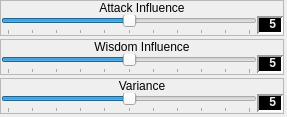
          <widget class="QWidget" name="widget_8" native="true">
           <property name="sizePolicy">
            <sizepolicy hsizetype="Preferred" vsizetype="Preferred">
             <horstretch>0</horstretch>
             <verstretch>0</verstretch>
            </sizepolicy>
           </property>
           <layout class="QHBoxLayout" name="horizontalLayout_22">
            <property name="spacing">
             <number>3</number>
            </property>
            <property name="margin">
             <number>0</number>
            </property>
            <item>
             <widget class="QWidget" name="widget_24" native="true">
              <property name="sizePolicy">
               <sizepolicy hsizetype="Preferred" vsizetype="Expanding">
                <horstretch>0</horstretch>
                <verstretch>0</verstretch>
               </sizepolicy>
              </property>
              <layout class="QVBoxLayout" name="verticalLayout_20">
               <property name="spacing">
                <number>3</number>
               </property>
               <property name="margin">
                <number>0</number>
               </property>
               <item>
                <widget class="QFrame" name="frame_11">
                 <property name="sizePolicy">
                  <sizepolicy hsizetype="Fixed" vsizetype="Fixed">
                   <horstretch>0</horstretch>
                   <verstretch>0</verstretch>
                  </sizepolicy>
                 </property>
                 <property name="frameShape">
                  <enum>QFrame::StyledPanel</enum>
                 </property>
                 <property name="frameShadow">
                  <enum>QFrame::Raised</enum>
                 </property>
                 <layout class="QVBoxLayout" name="verticalLayout_17">
                  <property name="spacing">
                   <number>0</number>
                  </property>
                  <property name="margin">
                   <number>0</number>
                  </property>
                  <item>
                   <widget class="QLabel" name="label_7">
                    <property name="sizePolicy">
                     <sizepolicy hsizetype="Preferred" vsizetype="Fixed">
                      <horstretch>0</horstretch>
                      <verstretch>0</verstretch>
                     </sizepolicy>
                    </property>
                    <property name="text">
                     <string>Attack Influence</string>
                    </property>
                    <property name="alignment">
                     <set>Qt::AlignCenter</set>
                    </property>
                   </widget>
                  </item>
                  <item>
                   <widget class="QWidget" name="widget_9" native="true">
                    <layout class="QHBoxLayout" name="horizontalLayout_19">
                     <property name="spacing">
                      <number>0</number>
                     </property>
                     <property name="margin">
                      <number>0</number>
                     </property>
                     <item>
                      <widget class="QSlider" name="normal_hsAttackInfluence">
                       <property name="minimumSize">
                        <size>
                         <width>256</width>
                         <height>0</height>
                        </size>
                       </property>
                       <property name="maximumSize">
                        <size>
                         <width>256</width>
                         <height>16777215</height>
                        </size>
                       </property>
                       <property name="maximum">
                        <number>10</number>
                       </property>
                       <property name="value">
                        <number>5</number>
                       </property>
                       <property name="orientation">
                        <enum>Qt::Horizontal</enum>
                       </property>
                       <property name="tickPosition">
                        <enum>QSlider::TicksBelow</enum>
                       </property>
                       <property name="tickInterval">
                        <number>1</number>
                       </property>
                      </widget>
                     </item>
                     <item>
                      <widget class="QLabel" name="normal_lblAttackInfluence">
                       <property name="sizePolicy">
                        <sizepolicy hsizetype="Fixed" vsizetype="Fixed">
                         <horstretch>0</horstretch>
                         <verstretch>0</verstretch>
                        </sizepolicy>
                       </property>
                       <property name="font">
                        <font>
                         <family>Monospace</family>
                         <weight>75</weight>
                         <bold>true</bold>
                        </font>
                       </property>
                       <property name="styleSheet">
                        <string notr="true">QLabel
{
	background-color: palette(window-text);
	color: palette(window);
	font-weight: bold;
	border-color: palette(dark) palette(light) palette(light) palette(dark);
	border-width: 2px;
	border-style: solid;
}</string>
                       </property>
                       <property name="text">
                        <string> 5</string>
                       </property>
                      </widget>
                     </item>
                    </layout>
                   </widget>
                  </item>
                 </layout>
                </widget>
               </item>
               <item>
                <widget class="QFrame" name="frame_12">
                 <property name="sizePolicy">
                  <sizepolicy hsizetype="Fixed" vsizetype="Fixed">
                   <horstretch>0</horstretch>
                   <verstretch>0</verstretch>
                  </sizepolicy>
                 </property>
                 <property name="frameShape">
                  <enum>QFrame::StyledPanel</enum>
                 </property>
                 <property name="frameShadow">
                  <enum>QFrame::Raised</enum>
                 </property>
                 <layout class="QVBoxLayout" name="verticalLayout_18">
                  <property name="spacing">
                   <number>0</number>
                  </property>
                  <property name="margin">
                   <number>0</number>
                  </property>
                  <item>
                   <widget class="QLabel" name="label_9">
                    <property name="sizePolicy">
                     <sizepolicy hsizetype="Preferred" vsizetype="Fixed">
                      <horstretch>0</horstretch>
                      <verstretch>0</verstretch>
                     </sizepolicy>
                    </property>
                    <property name="text">
                     <string>Wisdom Influence</string>
                    </property>
                    <property name="alignment">
                     <set>Qt::AlignCenter</set>
                    </property>
                   </widget>
                  </item>
                  <item>
                   <widget class="QWidget" name="widget_10" native="true">
                    <layout class="QHBoxLayout" name="horizontalLayout_20">
                     <property name="spacing">
                      <number>0</number>
                     </property>
                     <property name="margin">
                      <number>0</number>
                     </property>
                     <item>
                      <widget class="QSlider" name="normal_hsWisdomInfluence">
                       <property name="minimumSize">
                        <size>
                         <width>256</width>
                         <height>0</height>
                        </size>
                       </property>
                       <property name="maximumSize">
                        <size>
                         <width>256</width>
                         <height>16777215</height>
                        </size>
                       </property>
                       <property name="maximum">
                        <number>10</number>
                       </property>
                       <property name="value">
                        <number>5</number>
                       </property>
                       <property name="orientation">
                        <enum>Qt::Horizontal</enum>
                       </property>
                       <property name="tickPosition">
                        <enum>QSlider::TicksBelow</enum>
                       </property>
                       <property name="tickInterval">
                        <number>1</number>
                       </property>
                      </widget>
                     </item>
                     <item>
                      <widget class="QLabel" name="normal_lblWisdomInfluence">
                       <property name="sizePolicy">
                        <sizepolicy hsizetype="Fixed" vsizetype="Fixed">
                         <horstretch>0</horstretch>
                         <verstretch>0</verstretch>
                        </sizepolicy>
                       </property>
                       <property name="font">
                        <font>
                         <family>Monospace</family>
                         <weight>75</weight>
                         <bold>true</bold>
                        </font>
                       </property>
                       <property name="styleSheet">
                        <string notr="true">QLabel
{
	background-color: palette(window-text);
	color: palette(window);
	font-weight: bold;
	border-color: palette(dark) palette(light) palette(light) palette(dark);
	border-width: 2px;
	border-style: solid;
}</string>
                       </property>
                       <property name="text">
                        <string> 5</string>
                       </property>
                      </widget>
                     </item>
                    </layout>
                   </widget>
                  </item>
                 </layout>
                </widget>
               </item>
               <item>
                <widget class="QFrame" name="frame_13">
                 <property name="sizePolicy">
                  <sizepolicy hsizetype="Fixed" vsizetype="Fixed">
                   <horstretch>0</horstretch>
                   <verstretch>0</verstretch>
                  </sizepolicy>
                 </property>
                 <property name="frameShape">
                  <enum>QFrame::StyledPanel</enum>
                 </property>
                 <property name="frameShadow">
                  <enum>QFrame::Raised</enum>
                 </property>
                 <layout class="QVBoxLayout" name="verticalLayout_19">
                  <property name="spacing">
                   <number>0</number>
                  </property>
                  <property name="margin">
                   <number>0</number>
                  </property>
                  <item>
                   <widget class="QLabel" name="label_11">
                    <property name="sizePolicy">
                     <sizepolicy hsizetype="Preferred" vsizetype="Fixed">
                      <horstretch>0</horstretch>
                      <verstretch>0</verstretch>
                     </sizepolicy>
                    </property>
                    <property name="text">
                     <string>Variance</string>
                    </property>
                    <property name="alignment">
                     <set>Qt::AlignCenter</set>
                    </property>
                   </widget>
                  </item>
                  <item>
                   <widget class="QWidget" name="widget_11" native="true">
                    <layout class="QHBoxLayout" name="horizontalLayout_21">
                     <property name="spacing">
                      <number>0</number>
                     </property>
                     <property name="margin">
                      <number>0</number>
                     </property>
                     <item>
                      <widget class="QSlider" name="normal_hsVariance">
                       <property name="minimumSize">
                        <size>
                         <width>256</width>
                         <height>0</height>
                        </size>
                       </property>
                       <property name="maximumSize">
                        <size>
                         <width>256</width>
                         <height>16777215</height>
                        </size>
                       </property>
                       <property name="maximum">
                        <number>10</number>
                       </property>
                       <property name="value">
                        <number>5</number>
                       </property>
                       <property name="orientation">
                        <enum>Qt::Horizontal</enum>
                       </property>
                       <property name="tickPosition">
                        <enum>QSlider::TicksBelow</enum>
                       </property>
                       <property name="tickInterval">
                        <number>1</number>
                       </property>
                      </widget>
                     </item>
                     <item>
                      <widget class="QLabel" name="normal_lblVariance">
                       <property name="sizePolicy">
                        <sizepolicy hsizetype="Fixed" vsizetype="Fixed">
                         <horstretch>0</horstretch>
                         <verstretch>0</verstretch>
                        </sizepolicy>
                       </property>
                       <property name="font">
                        <font>
                         <family>Monospace</family>
                         <weight>75</weight>
                         <bold>true</bold>
                        </font>
                       </property>
                       <property name="styleSheet">
                        <string notr="true">QLabel
{
	background-color: palette(window-text);
	color: palette(window);
	font-weight: bold;
	border-color: palette(dark) palette(light) palette(light) palette(dark);
	border-width: 2px;
	border-style: solid;
}</string>
                       </property>
                       <property name="text">
                        <string> 5</string>
                       </property>
                      </widget>
                     </item>
                    </layout>
                   </widget>
                  </item>
                 </layout>
                </widget>
               </item>
               <item>
                <widget class="QFrame" name="frame_24">
                 <property name="sizePolicy">
                  <sizepolicy hsizetype="Preferred" vsizetype="Expanding">
                   <horstretch>0</horstretch>
                   <verstretch>0</verstretch>
                  </sizepolicy>
                 </property>
                 <property name="frameShape">
                  <enum>QFrame::StyledPanel</enum>
                 </property>
                 <property name="frameShadow">
                  <enum>QFrame::Raised</enum>
                 </property>
                </widget>
               </item>
              </layout>
             </widget>
            </item>
            <item>
             <widget class="QFrame" name="frame_14">
              <property name="sizePolicy">
               <sizepolicy hsizetype="Expanding" vsizetype="Expanding">
                <horstretch>0</horstretch>
                <verstretch>0</verstretch>
               </sizepolicy>
              </property>
              <property name="frameShape">
               <enum>QFrame::StyledPanel</enum>
              </property>
              <property name="frameShadow">
               <enum>QFrame::Raised</enum>
              </property>
             </widget>
            </item>
           </layout>
          </widget>
